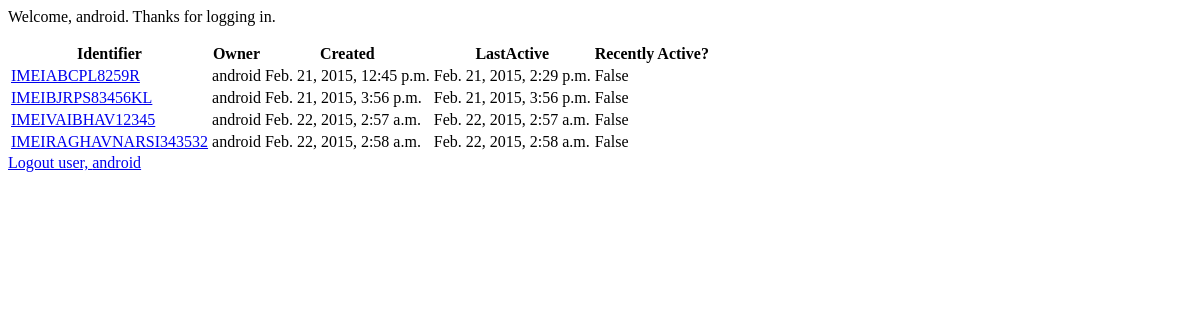
The app's page /gps/ (signed in), older data.
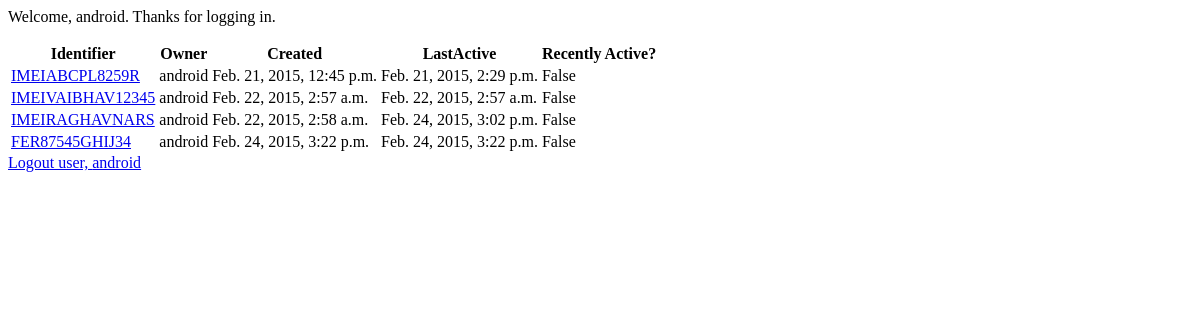
The same page, newer data.
### gps/models.py (models this page shows, shortened)
class GpsNode(models.Model):
    user = models.ForeignKey(User)
    ident = models.CharField(max_length=48)
    created = models.DateTimeField('Created', auto_now_add=True)
    lastActive = models.DateTimeField('LastActive', auto_now=True)
    def was_active_recently(self):
        now = timezone.now()
        return now - datetime.timedelta(hours=3) <= self.lastActive

### gps/views.py (the view)
class GpsNodesListView(ListView):
    model = GpsNode
    template_name = 'gps/gpsnode_list.html'
    context_object_name = 'nodes'
    def get_queryset(self):
        return GpsNode.objects.filter(user=self.request.user.id)

### templates/gps/gpsnode_list.html
{% if user.is_authenticated %}
    <p>Welcome, {{ user.get_username }}. Thanks for logging in.</p>
{% if nodes %}
    <table>
        <tr>
            <th>Identifier</th>
            <th>Owner</th>
            <th>Created</th>
            <th>LastActive</th>
            <th>Recently Active?</th>
        </tr>
    {% for node in nodes %}
        <tr>
        <td><a href="{% url 'gps:detail' node.id %}">{{ node.ident }}</a></td>
        <td>{{ node.user }}</td>
        <td>{{ node.created }}</td>
        <td>{{ node.lastActive }}</td>
        <td>{{ node.was_active_recently }}</td>
        </tr>
    {% endfor %}
    </table>
{% else %}
    <p>No Gps Nodes are available.</p>
{% endif %}
<a href="{% url 'gps:appLogout' %}">Logout user, {{ user.get_username }}</a>
{% else %}
    <p>Welcome, new user. Please log in.</p>
{% endif %}

Row changes from the older to the newer data that the page shows:
removed GpsNode: ident "IMEIBJRPS83456KL", user "android", created "Feb. 21, 2015, 3:56 p.m.", lastActive "Feb. 21, 2015, 3:56 p.m.", was_active_recently "False"
changed GpsNode: ident "IMEIRAGHAVNARSI343532" → "IMEIRAGHAVNARS"; lastActive "Feb. 22, 2015, 2:58 a.m." → "Feb. 24, 2015, 3:02 p.m."
added GpsNode: ident "FER87545GHIJ34", user "android", created "Feb. 24, 2015, 3:22 p.m.", lastActive "Feb. 24, 2015, 3:22 p.m.", was_active_recently "False"
